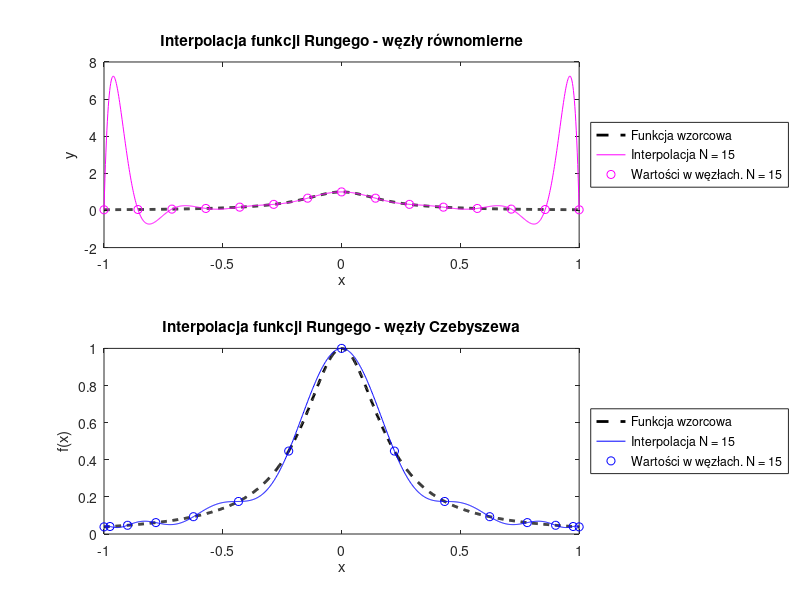

MATLAB code for this plot:
function [N, x_uniform, y_fine_uniform, x_chebyshev, y_fine_chebyshev] = compare_uniform_vs_chebyshev()
% Funkcja ilustruje porównanie działania interpolacji wielomianowej funkcji
% Rungego wyznaczonej dla a) węzłów rozmieszczonych równomiernie,
% b) węzłów Czebyszewa.
% N - liczba węzłów interpolacji wynosi z przedziału [12,20].
% Funkcja zwraca następujące wektory wierszowe:
% x_uniform - węzły interpolacji rozmieszczone równomiernie
% y_fine_uniform - interpolacja wielomianowa wyznaczona dla
%   równomiernie rozmieszczonych węzłów interpolacji
% x_chebyshev - węzły Czebyszewa
% y_fine_chebyshev - interpolacja wielomianowa wyznaczona dla węzłów Czebyszewa
%
% Oznaczonie TODO wskazuje fragmenty kodu wymagające zmian.

    N = 15; % liczba węzłów interpolacji DONE

    % Gęsta siatka punktów do testowania interpolacji
    x_fine = linspace(-1, 1, 1000);

    % funkcja Rungego
    runge_function = @(x) 1 ./ (1 + 25 * x.^2);
    y_fine_reference = runge_function(x_fine);

    % 1. węzły równomiernie rozmieszczone
    x_uniform = linspace(-1, 1, N);
    % obliczenie wartości funkcji w węzłach
    y_uniform = runge_function(x_uniform);
    % wyznaczenie macierzy Vandermonde'a
    V_uniform = get_vandermonde_matrix(x_uniform);
    % wyznaczenie współczynników wielomianu interpolacyjnego
    coeff_uniform = V_uniform \ y_uniform'; % DONE
    % odwrócenie kolejności wsp. wielomianów: dostosowanie do polyval
    coeff_uniform = coeff_uniform(end:-1:1);
    % wyznaczenie wartości wielomianu w punktach testowych
    y_fine_uniform = polyval(coeff_uniform, x_fine);

    % 2. węzły Czebyszewa II rodzaju
    x_chebyshev = get_chebyshev_nodes(N);
    y_chebyshev = runge_function(x_chebyshev); % DONE
    V_chebyshev = get_vandermonde_matrix(x_chebyshev); % DONE
    coeff_chebyshev = V_chebyshev \ y_chebyshev'; % DONE
    coeff_chebyshev = coeff_chebyshev (end:-1:1);
    y_fine_chebyshev = polyval(coeff_chebyshev, x_fine); % DONE

    % 3. Wykresy
    subplot(2,1,1);
    plot(x_fine, y_fine_reference, 'k--', 'LineWidth', 2, 'DisplayName', 'Funkcja wzorcowa');
    hold on;
    % DONE
    plot(x_fine, y_fine_uniform, 'm', 'DisplayName', ['Interpolacja N = ', num2str(N)]);
    plot(x_uniform, y_uniform, 'mo', 'DisplayName', ['Wartości w węzłach. N = ', num2str(N)]);
    hold off;
    title('Interpolacja funkcji Rungego - węzły równomierne');
    legend show;
    legend('Location', 'eastoutside')
    xlabel('x');
    ylabel('y');

    subplot(2,1,2);
    plot(x_fine, y_fine_reference, 'k--', 'LineWidth', 2, 'DisplayName', 'Funkcja wzorcowa');
    hold on;
    % DONE
    plot(x_fine, y_fine_chebyshev, 'b', 'DisplayName', ['Interpolacja N = ', num2str(N)]);
    plot(x_chebyshev, y_chebyshev, 'bo', 'DisplayName', ['Wartości w węzłach. N = ', num2str(N)]);
    hold off ;
    title('Interpolacja funkcji Rungego - węzły Czebyszewa');
    legend show;
    legend('Location', 'eastoutside')
    xlabel('x');
    ylabel('f(x)');

    set(gcf, 'Position', [1000 500 2000 1500]);
end

function x = get_chebyshev_nodes(N)
    % Węzły Czebyszewa drugiego rodzaju wyznaczone w przedziale [-1, 1]
    k = 1:N;
    x = cos(pi * (k - 1) / (N - 1));
end

function V = get_vandermonde_matrix(x)
    % Buduje macierz Vandermonde’a na podstawie wektora węzłów interpolacji x.
    N = length(x);
    V = zeros(N, N); % DONE
    for i = 1:N
        V(:, i) = x.^(i-1);
    end
end